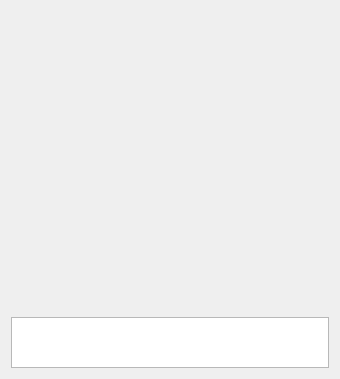
<?xml version="1.0" encoding="UTF-8"?>
<ui version="4.0">
 <class>QRCodeDialog</class>
 <widget class="QDialog" name="QRCodeDialog">
  <property name="enabled">
   <bool>true</bool>
  </property>
  <property name="geometry">
   <rect>
    <x>0</x>
    <y>0</y>
    <width>340</width>
    <height>379</height>
   </rect>
  </property>
  <property name="windowTitle">
   <string>QR Code Dialog</string>
  </property>
  <layout class="QVBoxLayout" name="verticalLayout_3">
   <item>
    <widget class="QLabel" name="lblQRCode">
     <property name="sizePolicy">
      <sizepolicy hsizetype="Expanding" vsizetype="Expanding">
       <horstretch>0</horstretch>
       <verstretch>0</verstretch>
      </sizepolicy>
     </property>
     <property name="minimumSize">
      <size>
       <width>300</width>
       <height>300</height>
      </size>
     </property>
     <property name="textFormat">
      <enum>Qt::PlainText</enum>
     </property>
     <property name="alignment">
      <set>Qt::AlignCenter</set>
     </property>
     <property name="wordWrap">
      <bool>true</bool>
     </property>
    </widget>
   </item>
   <item>
    <widget class="QPlainTextEdit" name="outUri">
     <property name="enabled">
      <bool>true</bool>
     </property>
     <property name="sizePolicy">
      <sizepolicy hsizetype="Expanding" vsizetype="Minimum">
       <horstretch>0</horstretch>
       <verstretch>0</verstretch>
      </sizepolicy>
     </property>
     <property name="minimumSize">
      <size>
       <width>0</width>
       <height>50</height>
      </size>
     </property>
     <property name="maximumSize">
      <size>
       <width>16777215</width>
       <height>16777215</height>
      </size>
     </property>
     <property name="tabChangesFocus">
      <bool>true</bool>
     </property>
     <property name="textInteractionFlags">
      <set>Qt::TextSelectableByKeyboard|Qt::TextSelectableByMouse</set>
     </property>
    </widget>
   </item>
  </layout>
 </widget>
 <resources/>
 <connections/>
</ui>
